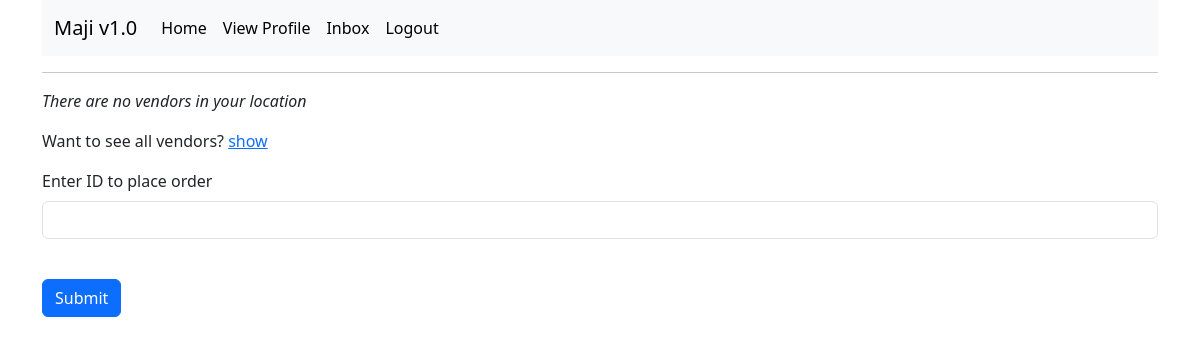
/order/seller1 (signed in), run on an earlier commit of the app's database.
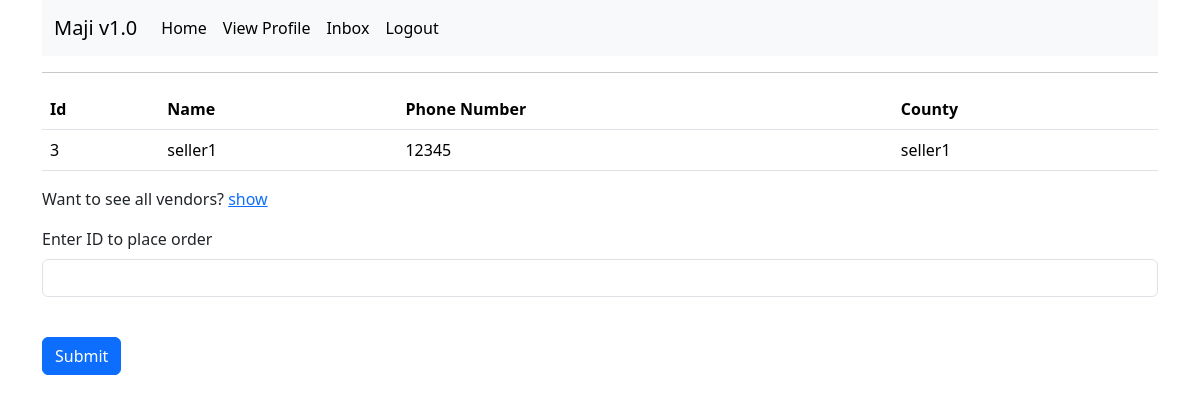
And on a later commit of the database.
### app/models.py (models this page shows, shortened)
class Users(UserMixin, db.Model):
    id = db.Column(db.Integer, primary_key=True)
    username = db.Column(db.String(50), index=True)
    email = db.Column(db.String(120), index=True, unique=True)
    county = db.Column(db.String(30))
    phone_number = db.Column(db.String(13))
    password_hash = db.Column(db.String(128))
    type = db.Column(db.String(10))
    profile_pic = db.Column(db.String(40), nullable=False, default="default.jpg")
    orderee = db.relationship("Order", foreign_keys='Order.buyer_name', backref='purchaser', lazy="dynamic")
    ordered_to = db.relationship("Order", foreign_keys='Order.seller_id', cascade="all, delete-orphan", backref='seller', lazy="dynamic")
    sender = db.relationship("Message", foreign_keys='Message.sender_id', cascade="all, delete-orphan", backref='sender', lazy='dynamic')
    receiver = db.relationship("Message", foreign_keys='Message.receiver_id', cascade="all, delete-orphan", backref='receiver', lazy='dynamic')

### app/main/routes.py (the view, shortened to what this page needs)
@bp.route('/order/<county>', methods=['GET', 'POST'])
@login_required
def place_order(county):
    if county == 'all':
        sellers = Users.query.filter_by(type="seller").all()
    else:
        sellers = Users.query.filter_by(type="seller").filter_by(county=county).all()
    """if len(sellers) == 0:
        sellers = Users.query.filter_by(type=2).all()"""
    form = PlaceOrderForm()
    return render_template('place_order.html', form=form, sellers=sellers)

### app/main/forms.py
class PlaceOrderForm(FlaskForm):
    id = StringField('Enter ID to place order', validators=[DataRequired()])
    submit = SubmitField('Submit')

### app/models.py (called while the page is built)
@login.user_loader
def Load_user(id):
    return Users.query.get(int(id))

### app/templates/place_order.html (shortened to what this page needs)
{% extends 'base.html' %}
{% block content %}
	{% if sellers|length > 0 %}
	<table class="table">
		<tr>
			<th scope="col">Id</th>
			<th scope="col">Name</th>
			<th scope="col">Phone Number</th>
			<th scope="col">County</th>
		</tr>
		{% for seller in sellers %}
		<tr>
			<td scope="row">{{ seller.id }}</td>
			<td>{{ seller.username }}</td>
			<td>{{ seller.phone_number }}</td>
			<td>{{ seller.county }}</td>
		</tr>
		{% endfor %}
	</table>
	{% else %}
		<p><i>There are no vendors in your location</i></p>
	{% endif %}
	<p>Want to see all vendors? <a href="{{ url_for("main.place_order", county="all") }}">show</a></p>
	<form action='' method='post'>
	<p>
		{{ form.id.label(class="form-label") }}<br>
		{{ form.id(class="form-control") }}<br>
	</p>
	<p>{{ form.submit(class="btn btn-primary") }}</p>
	</form>
{% endblock %}

What changed in the data, as far as the page shows it:
added Users: id "3", username "seller1", phone_number "12345", county "seller1"
Also different on the page:
text no longer shown: "There are no vendors in your location"
text now shown: "Id Name Phone Number County"
